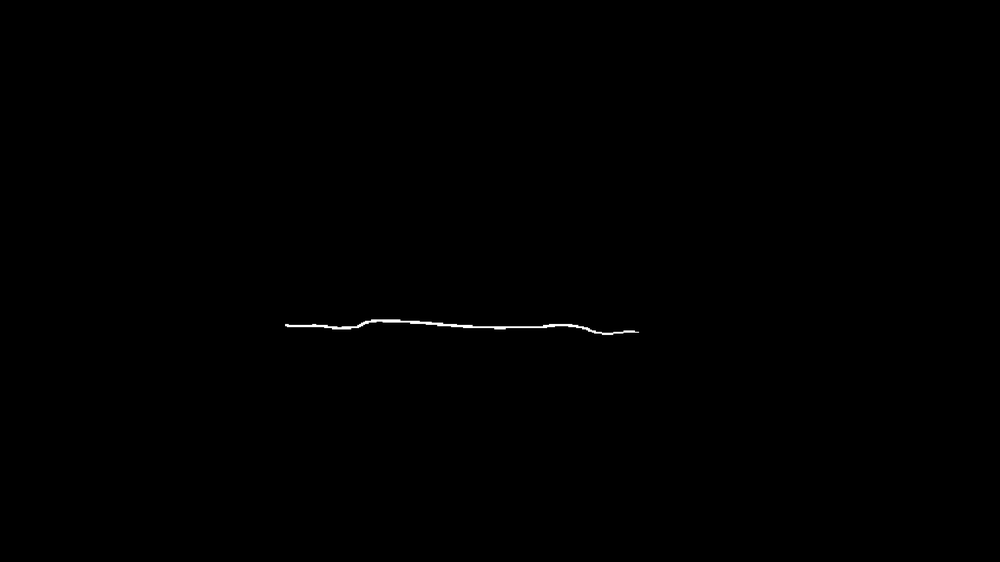
#> input picture coordinate_cut/DH/11.png, 1000 x 562 px, shrunk from 2175 x 1223 before the run, found by its file name
$ python skeleton_line_extraction.py
#> lines starting #> are read from the running program, lines starting #| are printed output that depends on the picture; after the words box and inside, x2 and y2 are one past the last pixel; in counts of white or black regions, pixels touching at a corner belong together
#> further down, binary_img is the input picture: shape (562, 1000); min 0, max 255, mean 0.4
#> `_, binary_img = cv2.threshold(binary_img, 127, 255, cv2.THRESH_BINARY)`: binary_img: shape (562, 1000); 0.16% white in thin lines or dots, all inside (x1, y1, x2, y2) = (285, 319, 639, 335)
import cv2
import numpy as np
from skimage.morphology import skeletonize
import matplotlib.pyplot as plt
import networkx as nx

def extract_skeleton(binary_img):
    skeleton = skeletonize(binary_img // 255)
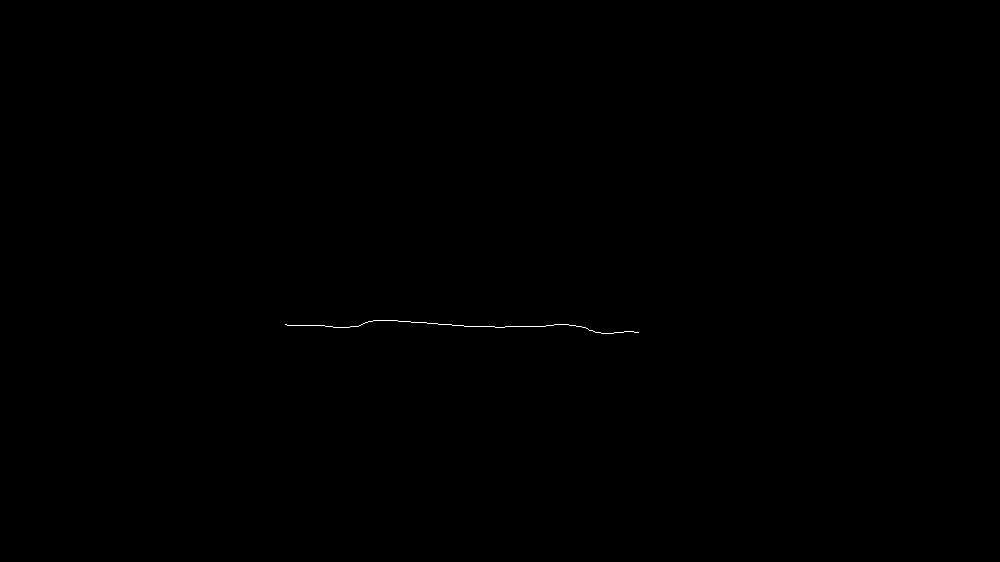
#> skeleton: shape (562, 1000) bool; 0.06% white in thin lines or dots, all inside (x1, y1, x2, y2) = (285, 320, 639, 334)
    skeleton = (skeleton * 255).astype(np.uint8)
    return skeleton

def connect_by_column_search(skeleton_img, max_search_cols=50):
#> called with max_search_cols = 50
    connected = skeleton_img.copy()
    rows, cols = skeleton_img.shape
#> rows = 562; cols = 1000

    last_ys = None
    col = 0
    while col < cols:
        ys = np.where(skeleton_img[:, col] > 0)[0]

        if len(ys) > 0:
            if last_ys is None:
                last_ys = ys
                col_prev = col
            else:
                for last_y in last_ys:
                    diffs = np.abs(ys - last_y)
                    idx_min = np.argmin(diffs)
                    y_current = ys[idx_min]
                    cv2.line(connected, (col_prev, last_y), (col, y_current), 255, 1)
                last_ys = ys
                col_prev = col
            col += 1

        else:
            found = False
            for offset in range(1, max_search_cols+1):
                next_col = col + offset
                if next_col >= cols:
                    break
                ys_next = np.where(skeleton_img[:, next_col] > 0)[0]
                if len(ys_next) > 0:
                    if last_ys is not None:
                        for last_y in last_ys:
                            diffs = np.abs(ys_next - last_y)
                            idx_min = np.argmin(diffs)
                            y_next = ys_next[idx_min]
                            cv2.line(connected, (col_prev, last_y), (next_col, y_next), 255, 1)
                    last_ys = ys_next
                    col_prev = next_col
                    col = next_col
                    found = True
                    break
            if not found:
                last_ys = None
                col += 1

    return connected

def skeleton_to_graph(skeleton_img):
    G = nx.Graph()
    h, w = skeleton_img.shape
#> h = 562; w = 1000
    for y in range(h):
        for x in range(w):
            if skeleton_img[y, x] > 0:
                G.add_node((x, y))
                for dx in [-1, 0, 1]:
                    for dy in [-1, 0, 1]:
                        if dx == 0 and dy == 0:
                            continue
                        nx_, ny_ = x + dx, y + dy
                        if 0 <= nx_ < w and 0 <= ny_ < h and skeleton_img[ny_, nx_] > 0:
                            G.add_edge((x, y), (nx_, ny_))
    return G

def find_endpoints(G):
    return [node for node, degree in G.degree() if degree == 1]

def extract_longest_path(G):
    endpoints = find_endpoints(G)
    longest_path = []
    max_length = 0

    for i in range(len(endpoints)):
        for j in range(i+1, len(endpoints)):
            try:
                path = nx.shortest_path(G, endpoints[i], endpoints[j])
                if len(path) > max_length:
                    max_length = len(path)
                    longest_path = path
            except nx.NetworkXNoPath:
                continue

    return longest_path

def save_longest_path_as_image(shape, path, save_path):
    """
    创建与原图同尺寸的空白图，仅绘制主骨架线（白色），背景黑色
    """
    img = np.zeros(shape, dtype=np.uint8)
    for (x, y) in path:
        img[y, x] = 255
    cv2.imwrite(save_path, img)
    print(f"主骨架线二值图已保存至 {save_path}")
    return img

def main(input_binary_crack_img, save_connected_path, save_longest_path_img):
    # 1. 骨架化
    skeleton = extract_skeleton(input_binary_crack_img)

    # 2. 逐列搜索连接断裂
    connected = connect_by_column_search(skeleton, max_search_cols=50)
    cv2.imwrite(save_connected_path, connected)
    print(f"断裂修复后骨架已保存至 {save_connected_path}")

    # 3. 提取主骨架线
    G = skeleton_to_graph(connected)
    longest_path = extract_longest_path(G)
#> longest_path = 354 pairs, first value 285 to 638, second value 320 to 333
    print(f"最长主骨架线长度: {len(longest_path)}")
#| 最长主骨架线长度: 354

    # 4. 创建主骨架线二值图
    longest_path_img = save_longest_path_as_image(connected.shape, longest_path, save_longest_path_img)
#> the loop in save_longest_path_as_image, `for (x, y) in path:` made 354 passes
#> y on passes 1 to 3: 324, 324, 325

    # 5. 可视化对比
    plt.figure(figsize=(15,5))
    plt.subplot(1,3,1)
    plt.title("Original Skeleton")
    plt.imshow(skeleton, cmap='gray')
    plt.axis('off')

    plt.subplot(1,3,2)
    plt.title("Connected Skeleton")
    plt.imshow(connected, cmap='gray')
    plt.axis('off')

    plt.subplot(1,3,3)
    plt.title("Main Skeleton Line")
    plt.imshow(longest_path_img, cmap='gray')
    plt.axis('off')

    plt.tight_layout()
    plt.show()
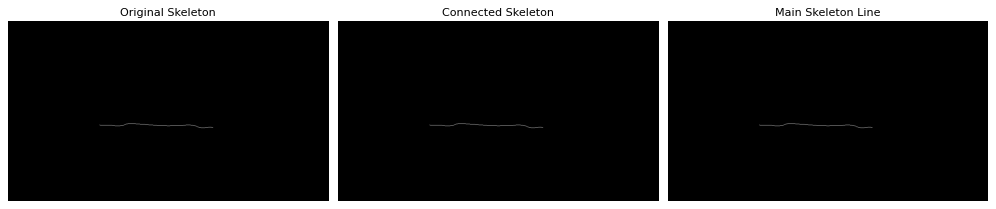
#> figure drawn by matplotlib, 3 panels

if __name__ == '__main__':
    img_path = r"E:\pycharm_programs\coordinate_cut\DH\11.png"
    save_connected_path = r"E:\pycharm_programs\coordinate_cut\DH\11_connected.jpg"
    save_longest_path_img = r"E:\pycharm_programs\coordinate_cut\DH\11_revised_skeleton.jpg"

    binary_img = cv2.imread(img_path, cv2.IMREAD_GRAYSCALE)
    if binary_img is None:
        print("请确认路径和图像是否正确")
    else:
        _, binary_img = cv2.threshold(binary_img, 127, 255, cv2.THRESH_BINARY)
        main(binary_img, save_connected_path, save_longest_path_img)
